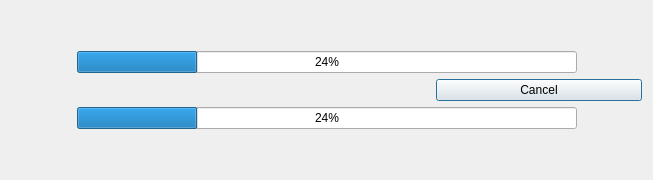
<?xml version="1.0" encoding="UTF-8"?>
<ui version="4.0">
 <class>DSS::OldProgressDlg</class>
 <widget class="QDialog" name="DSS::OldProgressDlg">
  <property name="geometry">
   <rect>
    <x>0</x>
    <y>0</y>
    <width>653</width>
    <height>180</height>
   </rect>
  </property>
  <property name="windowTitle">
   <string>Processing ...</string>
  </property>
  <layout class="QVBoxLayout" name="verticalLayout">
   <item>
    <widget class="QLabel" name="ProcessText1">
     <property name="text">
      <string/>
     </property>
    </widget>
   </item>
   <item>
    <layout class="QHBoxLayout" name="horizontalLayout_3">
     <item>
      <spacer name="horizontalSpacer_4">
       <property name="orientation">
        <enum>Qt::Horizontal</enum>
       </property>
       <property name="sizeHint" stdset="0">
        <size>
         <width>20</width>
         <height>20</height>
        </size>
       </property>
      </spacer>
     </item>
     <item>
      <widget class="QProgressBar" name="ProgressBar2">
       <property name="minimumSize">
        <size>
         <width>500</width>
         <height>0</height>
        </size>
       </property>
       <property name="value">
        <number>24</number>
       </property>
      </widget>
     </item>
     <item>
      <spacer name="horizontalSpacer_3">
       <property name="orientation">
        <enum>Qt::Horizontal</enum>
       </property>
       <property name="sizeHint" stdset="0">
        <size>
         <width>20</width>
         <height>20</height>
        </size>
       </property>
      </spacer>
     </item>
    </layout>
   </item>
   <item>
    <layout class="QHBoxLayout" name="horizontalLayout_4">
     <item>
      <widget class="QLabel" name="TimeRemaining">
       <property name="text">
        <string/>
       </property>
      </widget>
     </item>
     <item>
      <widget class="QLabel" name="Processors">
       <property name="text">
        <string/>
       </property>
      </widget>
     </item>
     <item>
      <widget class="QPushButton" name="StopButton">
       <property name="text">
        <string>Cancel</string>
       </property>
      </widget>
     </item>
    </layout>
   </item>
   <item>
    <layout class="QHBoxLayout" name="horizontalLayoutProgress1">
     <property name="spacing">
      <number>6</number>
     </property>
     <item>
      <spacer name="horizontalSpacer_2">
       <property name="orientation">
        <enum>Qt::Horizontal</enum>
       </property>
       <property name="sizeHint" stdset="0">
        <size>
         <width>20</width>
         <height>20</height>
        </size>
       </property>
      </spacer>
     </item>
     <item>
      <widget class="QProgressBar" name="ProgressBar1">
       <property name="minimumSize">
        <size>
         <width>500</width>
         <height>0</height>
        </size>
       </property>
       <property name="value">
        <number>24</number>
       </property>
      </widget>
     </item>
     <item>
      <spacer name="horizontalSpacer">
       <property name="orientation">
        <enum>Qt::Horizontal</enum>
       </property>
       <property name="sizeHint" stdset="0">
        <size>
         <width>20</width>
         <height>20</height>
        </size>
       </property>
      </spacer>
     </item>
    </layout>
   </item>
   <item>
    <widget class="QLabel" name="ProcessText2">
     <property name="text">
      <string/>
     </property>
    </widget>
   </item>
  </layout>
 </widget>
 <resources/>
 <connections/>
</ui>
